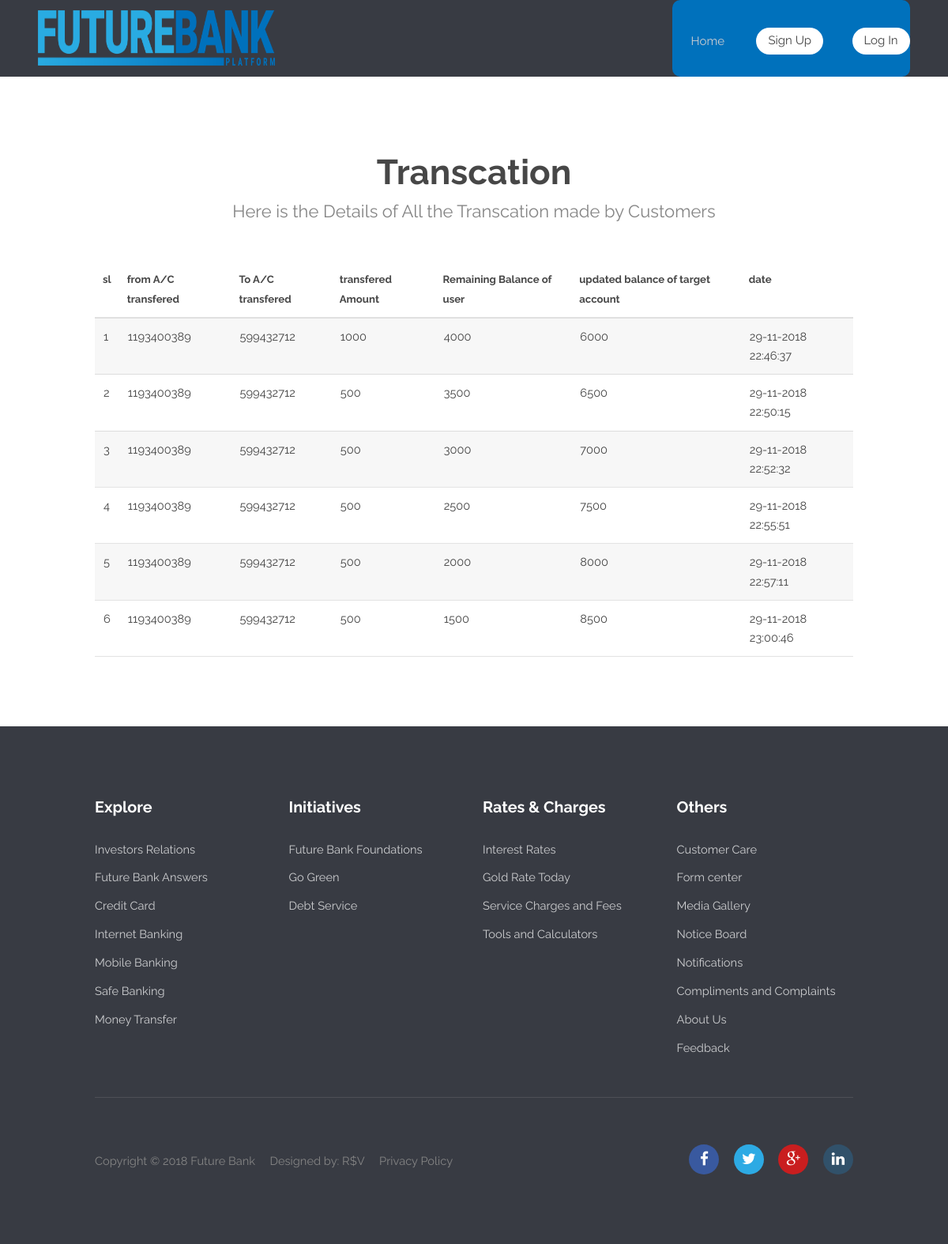
/transcation.php, run on the app's committed database.
### tables this page shows
CREATE TABLE IF NOT EXISTS `transaction` (
  `id` int(11) NOT NULL AUTO_INCREMENT,
  `accountno` text NOT NULL,
  `tar_account` text NOT NULL,
  `transferamt` text NOT NULL,
  `rembalance` text NOT NULL,
  `balance` text NOT NULL,
  `date` text NOT NULL,
  PRIMARY KEY (`id`)
);

### transcation.php (the view, shortened to what this page needs)
<!DOCTYPE html>
<html lang="en">
	<head>
	</head>
	<body>
		<?php include('navbar1.php'); ?>
			<section id="main" class="wrapper">
				<div class="container">
					<header class="major">
						<h2>Transcation</h2>
						<p>Here is the Details of All the Transcation made by Customers</p>
					</header>
<?php
	$query = 'SELECT * FROM transaction';
	$fire = mysqli_query($connect,$query) or die(mysqli_error($connect));
				$sl = 1;
	if(mysqli_num_rows($fire)>0){?>
	<table cellspacing="0" cellpadding="5" border="1">
		<thead>
			<tr>
				<th>sl</th>
				<th>from A/C transfered</th>
				<th>To A/C transfered</th>
				<th>transfered Amount</th>
				<th>Remaining Balance of user</th>
                <th>updated balance of target account</th>
				<th>date</th>
			</tr>
		</thead>
	<tbody>
		<?php
			while($user = mysqli_fetch_array($fire)){ ?>
				<tr>
					<td><?php echo $sl ?></td>
					<td><?php echo $user['accountno'] ?></td>
					<td><?php echo $user['tar_account'] ?></td>
					<td><?php echo $user['transferamt'] ?></td>
					<td><?php echo $user['rembalance'] ?></td>
                    <td><?php echo $user['balance'] ?></td>
					<td><?php echo $user['date'] ?></td>
				</tr>
				<?php
				$sl++;
			}
		 ?>
	</tbody>
	</table>
	<?php
	}
 ?>
				</div>
			</section>
			<?php include('footer.php'); ?>
	</body>
</html>

### navbar1.php (shortened to what this page needs)
<header id="header">
				<h1><img src="images/logo.png" style="width:300px; height:70px;margin-top:13px;"> </h1>
				<nav id="nav" >
					<ul>
						<li style="padding-left:20px;"><a href="index1.php">Home</a></li>
						<?php if(!isset($_SESSION['user'])) {?>
						<li><a href="signup.php" class="button special">Sign Up</a></li>
						<li><a href="login.php" class="button special">Log In</a></li>
						<?php } ?>
					</ul>
				</nav>
			</header>

### footer.php
<footer id="footer">
				<div class="container">
					<section class="links">
						<div class="row">
							<section class="3u 6u(medium) 12u$(small)">
								<h3>Explore</h3>
								<ul class="unstyled">
									<li><a href="#">Investors Relations</a></li>
									<li><a href="#">Future Bank Answers</a></li>
									<li><a href="#">Credit Card</a></li>
									<li><a href="#">Internet Banking</a></li>
									<li><a href="#">Mobile Banking</a></li>
                                    <li><a href="#">Safe Banking</a></li>
                                    <li><a href="#">Money Transfer</a></li>
								</ul>
							</section>
							<section class="3u 6u$(medium) 12u$(small)">
								<h3>Initiatives</h3>
								<ul class="unstyled">
									<li><a href="#">Future Bank Foundations</a></li>
									<li><a href="#">Go Green</a></li>
									<li><a href="#">Debt Service</a></li>
								</ul>
							</section>
							<section class="3u 6u(medium) 12u$(small)">
								<h3>Rates & Charges </h3>
								<ul class="unstyled">
									<li><a href="#">Interest Rates</a></li>
									<li><a href="gold_loan">Gold Rate Today</a></li>
									<li><a href="#">Service Charges and Fees</a></li>
									<li><a href="#">Tools and Calculators</a></li>
								</ul>
							</section>
							<section class="3u$ 6u$(medium) 12u$(small)">
								<h3>Others</h3>
								<ul class="unstyled">
									<li><a href="customer_care.php">Customer Care</a></li>
									<li><a href="#">Form center</a></li>
									<li><a href="#">Media Gallery</a></li>
									<li><a href="#">Notice Board</a></li>
									<li><a href="#">Notifications</a></li>
                                    <li><a href="#">Compliments and Complaints</a></li>
                                    <li><a href="about.php">About Us</a></li>
                                    <li><a href="feedback.php">Feedback</a></li>
								</ul>
							</section>
						</div>
					</section>
					<div class="row">
						<div class="8u 12u$(medium)">
							<ul class="copyright">
								<li>Copyright © 2018 Future Bank</li>
								<li>Designed by: <a href="http://templated.co">R$V</a></li>
                                 <li><a href="privacy.php">Privacy Policy</a></li>
							</ul>
						</div>
						<div class="4u$ 12u$(medium)">
							<ul class="icons">
								<li>
									<a href="https://www.facebook.com" class="icon rounded fa-facebook"><span class="label">Facebook</span></a>
								</li>
								<li>
									<a href="https://www.twitter.com" class="icon rounded fa-twitter"><span class="label">Twitter</span></a>
								</li>
								<li>
									<a href="https://www.google.com" class="icon rounded fa-google-plus"><span class="label">Google+</span></a>
								</li>
								<li>
									<a href="https://www.linkedin.com" class="icon rounded fa-linkedin"><span class="label">LinkedIn</span></a>
								</li>
							</ul>
						</div>
					</div>
				</div>
			</footer>

### css/style-xlarge.css (style rules this page uses)
body, input, select, textarea { font-size: 11pt; }

### navbar1.php (style rules this page uses)
#nav { background: #0071BC; border-radius: 10px; }
#nav ul li a { font-size: 15px; color: black; padding: 4px; }

### data on the page
transaction: accountno "1193400389", tar_account "599432712", transferamt "1000", rembalance "4000", balance "6000", date "29-11-2018 22:46:37"
transaction: accountno "1193400389", tar_account "599432712", transferamt "500", rembalance "3500", balance "6500", date "29-11-2018 22:50:15"
transaction: accountno "1193400389", tar_account "599432712", transferamt "500", rembalance "3000", balance "7000", date "29-11-2018 22:52:32"
transaction: accountno "1193400389", tar_account "599432712", transferamt "500", rembalance "2500", balance "7500", date "29-11-2018 22:55:51"
transaction: accountno "1193400389", tar_account "599432712", transferamt "500", rembalance "2000", balance "8000", date "29-11-2018 22:57:11"
transaction: accountno "1193400389", tar_account "599432712", transferamt "500", rembalance "1500", balance "8500", date "29-11-2018 23:00:46"
